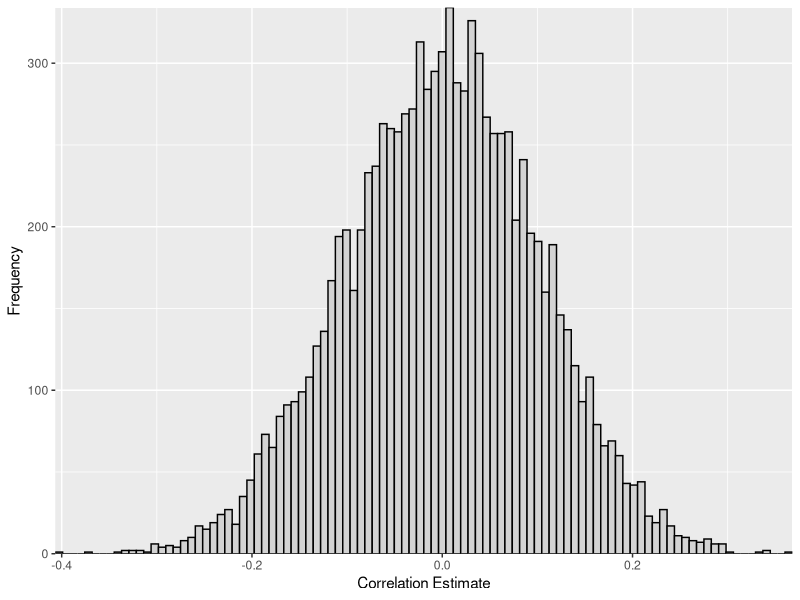
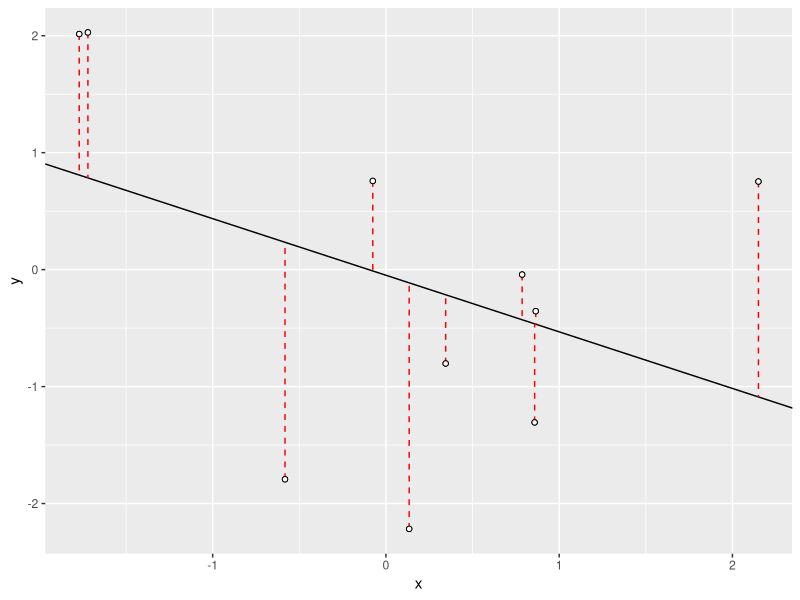

Source code (R) for these figures, in order:
## ---- chunk 1

knitr::opts_chunk$set(collapse = TRUE)

library(ggplot2)

## ---- chunk 2

x <- stats::rnorm(100)

y <- stats::rnorm(100)

var(x) + var(y)

var(x + y)

## ---- chunk 3

cor.test(x,y)

## ---- chunk 4
set.seed(123)

vector_list <- 1:10000

corr_data <- data.frame()
for (variable in vector_list) {
  
x <- stats::rnorm(100)

y <- stats::rnorm(100)

cor_est <- cor.test(x,y)[4]

corr_data <- rbind(corr_data,cor_est)
  
}

ggplot(corr_data, aes(x = estimate)) +
       geom_histogram(bins = 100, color = "black", fill = "lightgrey") +
       scale_x_continuous("Correlation Estimate", expand = c(0,0)) +
       scale_y_continuous("Frequency", expand = c(0,0))


round(max(corr_data$estimate),2)

round(min(corr_data$estimate),2)
## ---- chunk 5

set.seed(666) #set seed rock on \m/
y <- rnorm(10)

x <- rnorm(10)

lm <- lm(y ~ x)

#show lm coefficients
lm$coefficients

# pull out the slope of the regression model
slope <- lm$coefficients[2]

# pull out the y-intercept of the regression model
intercept <- lm$coefficients[1]

#get the predicted valus from the regression model
yhat <- lm$fitted.values

# difference between predicted values and actual (residuals)
diff_yx <- y-yhat

# plot data - qplot allows the use of vectors over data frames
qplot(x=x, y=y)+
      # plot regression slope
      geom_abline(slope = slope, intercept = intercept)  +
      # add the residuals
      geom_segment(aes(x=x, xend=x, y=y, yend=yhat), color = "red", linetype = "dashed") +
      # plot points "pch" just allows me to fill in the points
      geom_point(fill="white",colour="black",pch=21)

## ---- chunk 6
 # plot table of data points, predicted values (yhat) and residuals (diff_yx)
knitr::kable(data.frame(x,y,yhat,diff_yx))

## ---- chunk 7

# the residual of x against y (not to be confused with y against X from above)
diff_xy <- residuals(lm(x~y))


# our new x value which is the is the multiple the standard deviation and the residual around our y value
x2 <- diff_xy*sd(y)


# correlation between our y value and our new x value
cor(y,x2)


#round to 5 digits
round(cor(y,x2),5)

## ---- chunk 8

var(x2) + var(y)

var(x2 + y)

## ---- chunk 9


# functionalizing the code above
no_corr_variable <- function(y, x) {
  diff_xy <- residuals(lm(x ~ y))
  diff_xy * sd(y)
}

